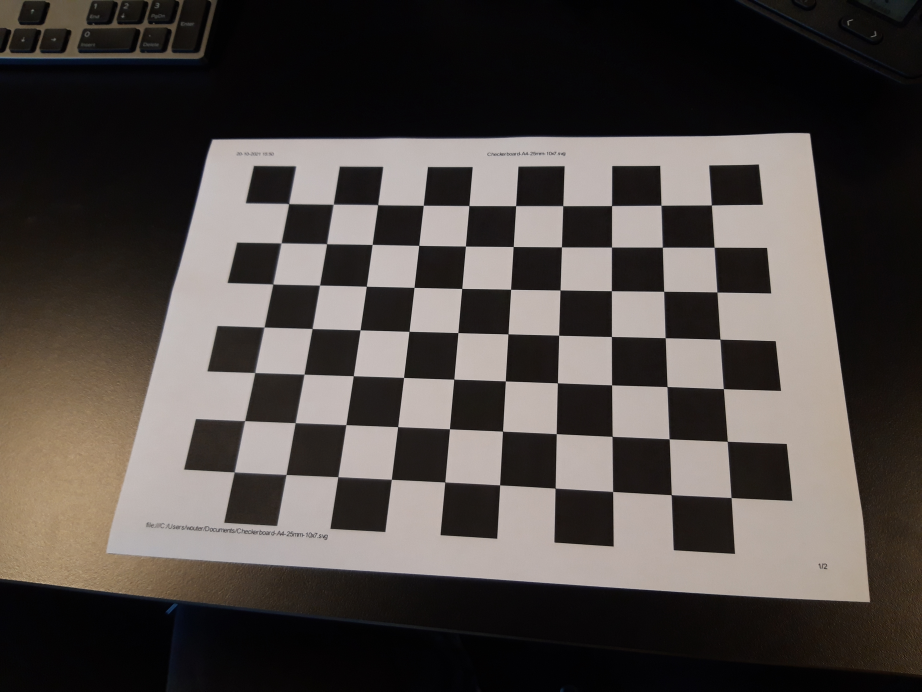
#> input picture afbeeldingen/20211020_155935.jpg, 4608 x 3456 px, given in place of test_dist_300mm.jpg, which was not available (shown at 1/5 size)
$ python cameraCalibration.py
#> lines starting #> are read from the running program, lines starting #| are printed output that depends on the picture; long printed decimals are rounded; pictures that were not available may be replaced by others from this repository, and a replacement may not be noted
from ctypes import RTLD_GLOBAL
import cv2
import numpy as np
import glob
import math

# Defining the dimensions of checkerboard
CHECKERBOARD = (7,10)
check_size = 23
criteria = (cv2.TERM_CRITERIA_EPS + cv2.TERM_CRITERIA_MAX_ITER, 30, 0.001)

# Defining the world coordinates for 3D points
objp = np.zeros((1, CHECKERBOARD[0]*CHECKERBOARD[1], 3), np.float32)
objp[0,:,:2] = np.mgrid[0:CHECKERBOARD[0], 0:CHECKERBOARD[1]].T.reshape(-1, 2)
objp = objp*check_size
prev_img_shape = None

# [54 lines left out: function set_calibration, not called in this run]

def calibrate_robot(image):
    # [6 lines of commented-out code are left out]

    img = cv2.imread(image)
    gray = cv2.cvtColor(img,cv2.COLOR_BGR2GRAY)
    ret, corners = cv2.findChessboardCorners(gray, CHECKERBOARD, cv2.CALIB_CB_ADAPTIVE_THRESH+
            cv2.CALIB_CB_FAST_CHECK+cv2.CALIB_CB_NORMALIZE_IMAGE)
    if not (ret):
        raise ValueError()

    corners2 = cv2.cornerSubPix(gray,corners,(11,11),(-1,-1),criteria)

    mtx = np.load('calibration/mtx.npy')
    dist = np.load('calibration/dist.npy')
    ret,rvec,tvec = cv2.solvePnP(objp, corners2, mtx, dist)
    rotMat,_ = cv2.Rodrigues(rvec)


    return (rotMat, tvec)

def get_euler_angles (rotMatBase, rotMatCal):
    rotMatTot = np.matmul(rotMatBase.transpose(),rotMatCal)
    rx = math.atan(rotMatTot[2,1]/rotMatTot[2,2])
    ry = - math.sin(rotMatTot[2,0])
    rz = math.atan(rotMatTot[1,0]/rotMatTot[0,0])

    rx = rx*180/math.pi
    ry = ry*180/math.pi
    rz = rz*180/math.pi

    print ('rx: {rx}'.format(rx = rx))
    print ('ry: {ry}'.format(ry = ry))
    print ('rz: {rz}'.format(rz = rz))

    return (rx, ry, rz)


# [7 lines left out: function get_camera_image, not called in this run]

if __name__ == "__main__":
    (rotMat_1, tvec) = calibrate_robot('test_afbeelding/test_dist_300mm.jpg')
#> in calibrate_robot, img is the input picture: shape (3456, 4608, 3); mean B, G, R 68.9, 72.5, 78.8
#> in calibrate_robot, `gray = cv2.cvtColor(img,cv2.COLOR_BGR2GRAY)`:
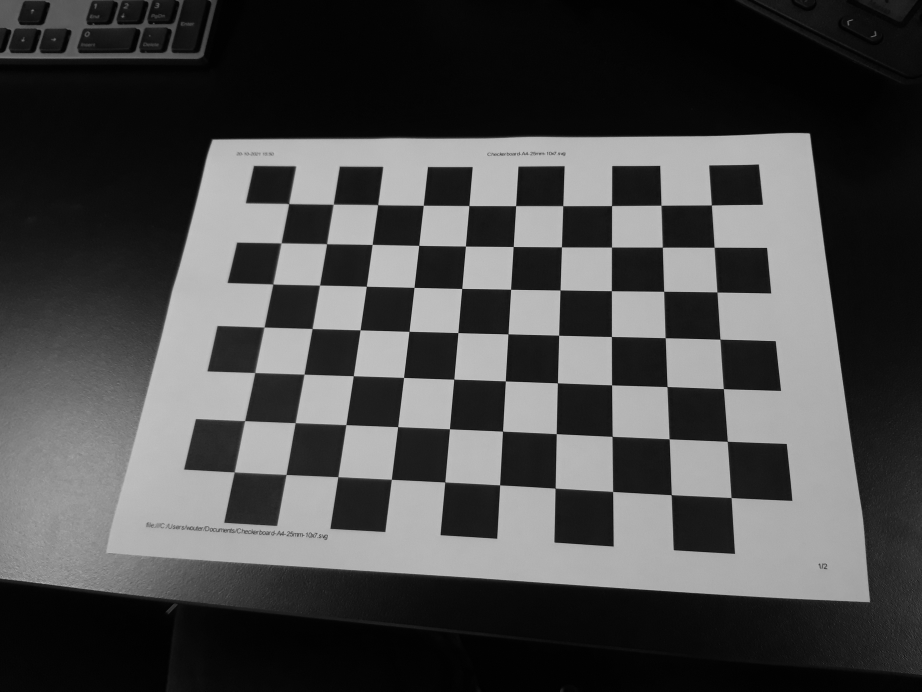
#> gray: shape (3456, 4608) (shown at 1/5 size); min 0, max 215, mean 74
#> in calibrate_robot, `ret, corners = cv2.findChessboardCorners(gray, CHECKERBOARD, cv2.CALIB..`: ret = True; corners = 70 rows, first 8: [3557.5, 1027.2], [3573, 1238.5], [3586.2, 1462.4], [3602.3, 1698.8], [3618, 1944.9], [3637.2, 2208.7], [3659, 2489.3], [3306.4, 1028.4]
#> in calibrate_robot, `corners2 = cv2.cornerSubPix(gray,corners,(11,11),(-1,-1),criteria)`: corners2 = 70 rows, first 8: [3558.1, 1027], [3572.1, 1238.2], [3586.2, 1462.1], [3601.3, 1697.6], [3618.4, 1945], [3637.7, 2208.1], [3656.9, 2489.4], [3306.4, 1028.5]
#> (reads calibration/mtx.npy from the repository)
#> (reads calibration/dist.npy from the repository)
#> in calibrate_robot, `ret,rvec,tvec = cv2.solvePnP(objp, corners2, mtx, dist)`: rvec = [-0.125, -0.59, 1.57]; tvec = [395.3, 134.4, 334.9]
#> in calibrate_robot, `rotMat,_ = cv2.Rodrigues(rvec)`: rotMat = [[-0.107, -0.899, -0.425], [0.957, 0.0233, -0.291], [0.271, -0.438, 0.857]]
#> rotMat_1 has the same summary as rotMat in calibrate_robot; tvec = [395.3, 134.4, 334.9]
    #print(rotMat_1)
    #print(tvec)
    (rotMat_2, tvec) = calibrate_robot('test_afbeelding/links_onder.jpg')
#> call 2 of calibrate_robot, with image = 'test_afbeelding/links_onder.jpg'
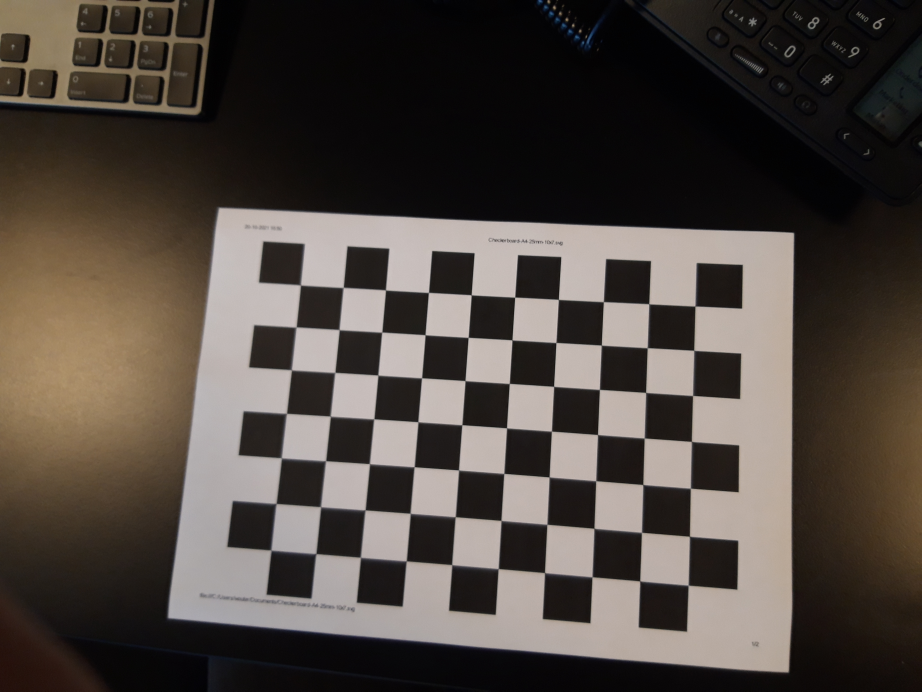
#> input picture afbeeldingen/20211020_155941.jpg, 4608 x 3456 px, given in place of links_onder.jpg, which was not available (shown at 1/5 size)
#> in calibrate_robot, img is the input picture: shape (3456, 4608, 3); mean B, G, R 65.2, 71.4, 79.4
#> in calibrate_robot (call 2), `gray = cv2.cvtColor(img,cv2.COLOR_BGR2GRAY)`:
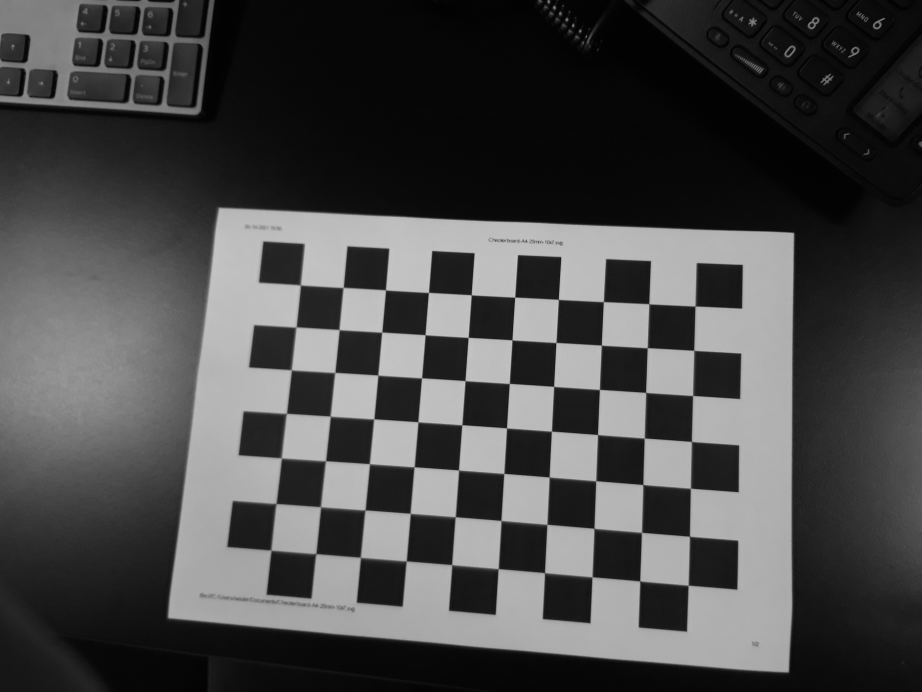
#> gray: shape (3456, 4608) (shown at 1/5 size); min 0, max 213, mean 73.1
#> in calibrate_robot (call 2), `ret, corners = cv2.findChessboardCorners(gray, CHECKERBOARD, cv2.CALIB..`: corners = 70 rows, first 8: [3476.5, 1532.5], [3470, 1754], [3465, 1979], [3458, 2208.5], [3454, 2443], [3446, 2681.9], [3442.5, 2927.5], [3244.1, 1520.4]
#> in calibrate_robot (call 2), `corners2 = cv2.cornerSubPix(gray,corners,(11,11),(-1,-1),criteria)`: corners2 = 70 rows, first 8: [3476.1, 1532.2], [3470, 1752.9], [3464.1, 1979.5], [3457.8, 2207.9], [3453.1, 2442.3], [3447.9, 2682.1], [3443.3, 2927.1], [3245.2, 1520.7]
#> in calibrate_robot (call 2), `ret,rvec,tvec = cv2.solvePnP(objp, corners2, mtx, dist)`: rvec = [-0.0539, -0.609, 1.59]; tvec = [408.7, 210.5, 368.4]
#> in calibrate_robot (call 2), `rotMat,_ = cv2.Rodrigues(rvec)`: rotMat = [[-0.131, -0.912, -0.388], [0.938, 0.0124, -0.347], [0.321, -0.409, 0.854]]
#> rotMat_2 has the same summary as rotMat in calibrate_robot; tvec = [408.7, 210.5, 368.4]
    #print(rotMat_2)
    #print(tvec)
    get_euler_angles(rotMat_1,rotMat_2)
#> in get_euler_angles, `rotMatTot = np.matmul(rotMatBase.transpose(),rotMatCal)`: rotMatTot = [[0.998, -0.00134, -0.0584], [-0.000597, 0.999, -0.0331], [0.0585, 0.0331, 0.998]]
#> in get_euler_angles, `rx = math.atan(rotMatTot[2,1]/rotMatTot[2,2])`: rx = 0.0332
#> in get_euler_angles, `ry = - math.sin(rotMatTot[2,0])`: ry = -0.0584
#> in get_euler_angles, `rz = math.atan(rotMatTot[1,0]/rotMatTot[0,0])`: rz = -0.000598
#> in get_euler_angles, `rx = rx*180/math.pi`: rx = 1.9
#> in get_euler_angles, `ry = ry*180/math.pi`: ry = -3.35
#> in get_euler_angles, `rz = rz*180/math.pi`: rz = -0.0342
#| rx: 1.900
#| ry: -3.347
#| rz: -0.03424
